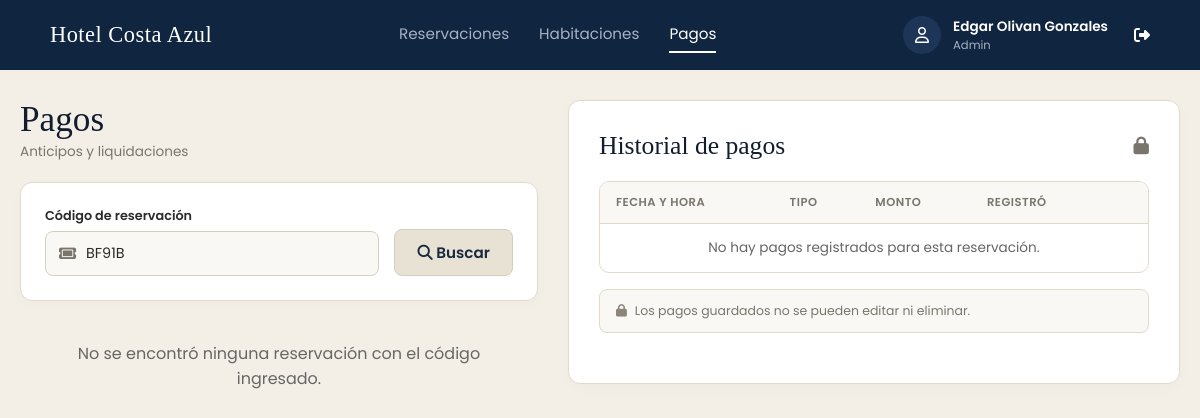
The page /Hotel_Recep/Pagos/pagos.php?codigo=BF91B (signed in) on the database as committed earlier.
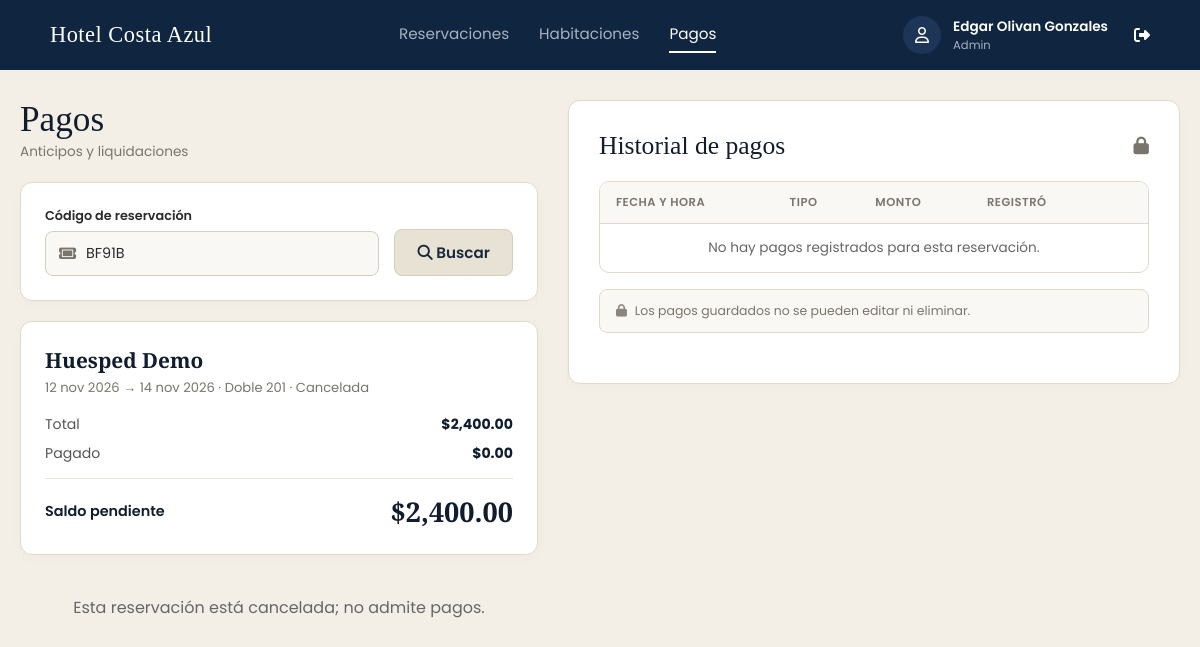
The same page on the database as committed later.
### tables this page shows
CREATE TABLE `reservacion` (
  `id_reservacion` int(11) NOT NULL,
  `numero_confirmacion` varchar(5) NOT NULL,
  `fecha_entrada` date NOT NULL,
  `fecha_salida` date NOT NULL,
  `estado` varchar(20) NOT NULL DEFAULT 'Activa',
  `notas` text DEFAULT NULL,
  `fecha_registro` datetime NOT NULL DEFAULT current_timestamp(),
  `canal` varchar(20) NOT NULL,
  `id_huesped` int(11) NOT NULL,
  `id_recepcionista` int(11) DEFAULT NULL,
  `numero_habitacion` varchar(5) NOT NULL,
  `id_tarifa` int(11) NOT NULL,
  `id_politica` int(11) NOT NULL,
  `modificado_por` int(11) DEFAULT NULL,
  `fecha_modificacion` datetime DEFAULT NULL
);

CREATE TABLE `usuario` (
  `id_usuario` int(11) NOT NULL,
  `nombre` varchar(100) NOT NULL,
  `contacto` varchar(10) NOT NULL,
  `correo` varchar(80) NOT NULL,
  `password` varchar(255) NOT NULL,
  `rol` varchar(20) NOT NULL DEFAULT 'Huesped'
);

CREATE TABLE `habitacion` (
  `numero_habitacion` varchar(5) NOT NULL,
  `tipo_habitacion` varchar(30) NOT NULL,
  `estado_limpieza` varchar(20) NOT NULL,
  `disponible` tinyint(1) NOT NULL DEFAULT 1
);

CREATE TABLE `tarifa` (
  `id_tarifa` int(11) NOT NULL,
  `tipo_habitacion` varchar(30) NOT NULL,
  `precio_noche` decimal(10,2) NOT NULL,
  `vigente` tinyint(1) NOT NULL DEFAULT 1,
  `fecha_inicio` date NOT NULL,
  `fecha_fin` date DEFAULT NULL
);

### Hotel_Recep/Pagos/pagos.php (the view, shortened to what the changed rows need)
<?php
require_once '../../config/conexion.php';
function fecha(string $f): string {
    $meses = ['ene','feb','mar','abr','may','jun','jul','ago','sep','oct','nov','dic'];
    $t = strtotime($f);
    return date('d', $t) . ' ' . $meses[date('n', $t) - 1] . ' ' . date('Y', $t);
}
function cargarReservacion(PDO $c, string $codigo): ?array {
    $st = $c->prepare("
        SELECT r.id_reservacion, r.numero_confirmacion, r.fecha_entrada, r.fecha_salida, r.estado,
               r.numero_habitacion, u.nombre AS nombre_huesped, h.tipo_habitacion, t.precio_noche
        FROM reservacion r
        JOIN usuario u    ON u.id_usuario = r.id_huesped
        JOIN habitacion h ON h.numero_habitacion = r.numero_habitacion
        JOIN tarifa t     ON t.id_tarifa = r.id_tarifa
        WHERE r.numero_confirmacion = ?
    ");
    $st->execute([$codigo]);
    return $st->fetch(PDO::FETCH_ASSOC) ?: null;
}
function totalReservacion(array $r): float {
    $noches = max(1, (int) (new DateTime($r['fecha_entrada']))->diff(new DateTime($r['fecha_salida']))->days);
    return round($noches * (float) $r['precio_noche'], 2);
}
function totalPagado(PDO $c, int $id_reservacion): float {
    $st = $c->prepare("SELECT COALESCE(SUM(monto), 0) FROM pago WHERE id_reservacion = ?");
    $st->execute([$id_reservacion]);
    return round((float) $st->fetchColumn(), 2);
}
$codigo_buscado = strtoupper(trim($_GET['codigo'] ?? ''));
$reservacion = null;
$costo_total = $total_pagado = $saldo_pendiente = 0.0;
if ($codigo_buscado !== '') {
    try {
        $reservacion = cargarReservacion($conexion, $codigo_buscado);
        if ($reservacion) {
            $costo_total     = totalReservacion($reservacion);
            $total_pagado    = totalPagado($conexion, (int) $reservacion['id_reservacion']);
            $saldo_pendiente = max(0, round($costo_total - $total_pagado, 2));
        }
    } catch (PDOException $e) {
        error_log('Recepción - consultar pagos: ' . $e->getMessage());
        $reservacion = null;
        $mensaje_error = "Error al consultar la reservación.";
    }
}
$puede_pagar = $reservacion && $reservacion['estado'] === 'Activa' && $saldo_pendiente > 0;
?>
<!DOCTYPE html>
<html lang="es">
<head>
  <link rel="stylesheet" href="https://cdnjs.cloudflare.com/ajax/libs/font-awesome/6.4.0/css/all.min.css">
  <link rel="stylesheet" href="pagos.css">
</head>
<body>
  <main class="main-container">
    <section class="left-column">
      <div class="header-title-area">
        <h1>Pagos</h1>
        <p>Anticipos y liquidaciones</p>
      </div>
      <form method="GET" action="" class="search-form">
        <div class="input-group">
        </div>
        <button type="submit" class="btn-search">
        </button>
      </form>
      <?php if ($reservacion): ?>
        <div class="guest-financial-card">
          <div class="guest-name-title"><?php echo htmlspecialchars($reservacion['nombre_huesped']); ?></div>
          <div class="guest-stay-info">
             <?php echo fecha($reservacion['fecha_entrada']); ?> → <?php echo fecha($reservacion['fecha_salida']); ?> · <?php echo htmlspecialchars($reservacion['tipo_habitacion'] . ' ' . $reservacion['numero_habitacion']); ?> · <?php echo htmlspecialchars($reservacion['estado']); ?>
          </div>
          <div class="financial-rows">
            <div class="fin-row">
              <span>Total</span>
              <b>$<?php echo number_format($costo_total, 2); ?></b>
            </div>
            <div class="fin-row">
              <span>Pagado</span>
              <b>$<?php echo number_format($total_pagado, 2); ?></b>
            </div>
          </div>
          <div class="balance-pending-row">
            <span class="balance-title">Saldo pendiente</span>
            <span class="balance-val" id="pendingBalanceDisplay">$<?php echo number_format($saldo_pendiente, 2); ?></span>
          </div>
        </div>
        <?php if ($puede_pagar): ?>
        <div class="register-payment-box">
          <h2>Registrar pago</h2>
          <form method="POST" action="" id="registerPaymentForm">
            <input type="hidden" name="accion" value="registrar_pago">
            <input type="hidden" name="codigo_reservacion" value="<?php echo htmlspecialchars($codigo_buscado); ?>">
            <input type="hidden" name="tipo_pago" id="tipoPagoInput" value="Anticipo">
            <div class="input-group">
              <label>Tipo de pago</label>
              <div class="payment-type-options">
                <button type="button" class="type-btn active" data-tipo="Anticipo">Anticipo</button>
                <button type="button" class="type-btn" data-tipo="Liquidación">Liquidación</button>
              </div>
            </div>
            <div class="input-group">
              <label>Monto</label>
              <div class="input-field">
                <i class="fa-solid fa-ticket"></i>
                <input type="number" step="0.01" min="0.01" max="<?php echo $saldo_pendiente; ?>" name="monto" id="paymentAmountInput" data-saldo="<?php echo $saldo_pendiente; ?>" placeholder="0.00" required>
              </div>
            </div>
            <button type="submit" class="btn-register-pay">Registrar pago</button>
          </form>
        </div>
        <?php elseif ($reservacion['estado'] !== 'Activa'): ?>
          <p style="text-align: center; color: #666; padding: 20px;">Esta reservación está <?php echo htmlspecialchars(strtolower($reservacion['estado'])); ?>; no admite pagos.</p>
        <?php else: ?>
          <p style="text-align: center; color: #3c763d; padding: 20px; font-weight: 600;">Reservación liquidada: no hay saldo pendiente.</p>
        <?php endif; ?>
      <?php elseif ($codigo_buscado !== ''): ?>
        <p style="text-align: center; color: #666; padding: 20px;">No se encontró ninguna reservación con el código ingresado.</p>
      <?php else: ?>
        <p style="text-align: center; color: #666; padding: 20px;">Ingresa el código de la reservación para ver su saldo y registrar pagos.</p>
      <?php endif; ?>
    </section>
    <aside class="right-column">
      <div class="history-card-box">
        <div class="history-header">
          <h2>Historial de pagos</h2>
        </div>
        <div class="history-table-wrapper">
          <table>
            <thead>
              <tr>
                <th>FECHA Y HORA</th>
                <th>TIPO</th>
                <th>MONTO</th>
                <th>REGISTRÓ</th>
                <th></th>
              </tr>
            </thead>
          </table>
        </div>
      </div>
    </aside>
  </main>
</body>
</html>

Rows that differ between the two databases and show on the page:
added reservacion: id_huesped.nombre "Huesped Demo", fecha_entrada "12 nov 2026", fecha_salida "14 nov 2026", numero_habitacion.tipo_habitacion "Doble 201", estado "Cancelada", costo_total "2,400.00", estado "cancelada"
Other text that changed with them:
$total_pagado: (not shown) → "0.00"
$saldo_pendiente: (not shown) → "2,400.00"
text no longer shown: "No se encontró ninguna reservación con el código ingresado."
text now shown: "→ · · Total $ Pagado $ Saldo pendiente $ Esta reservación está ; no admite pagos."
